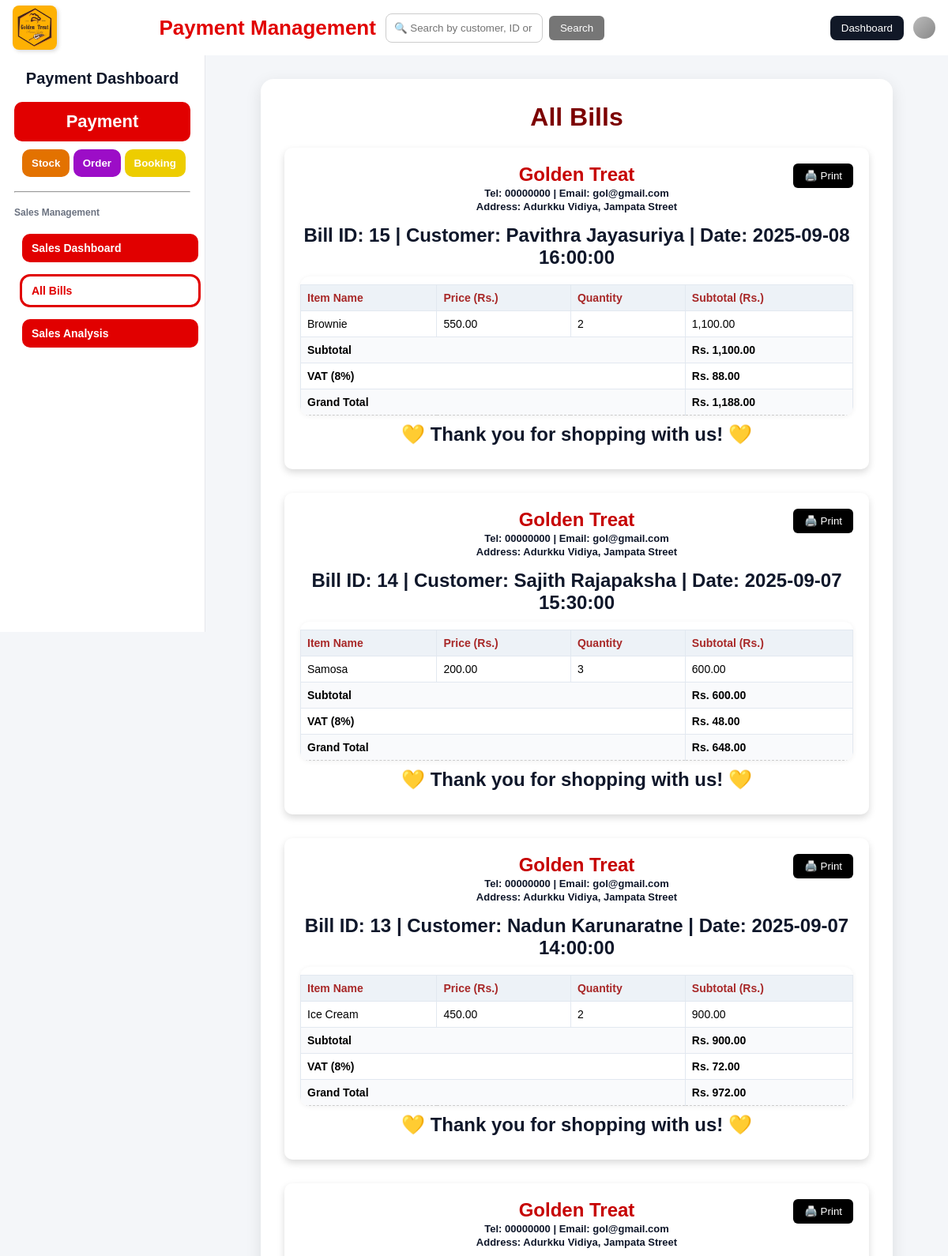
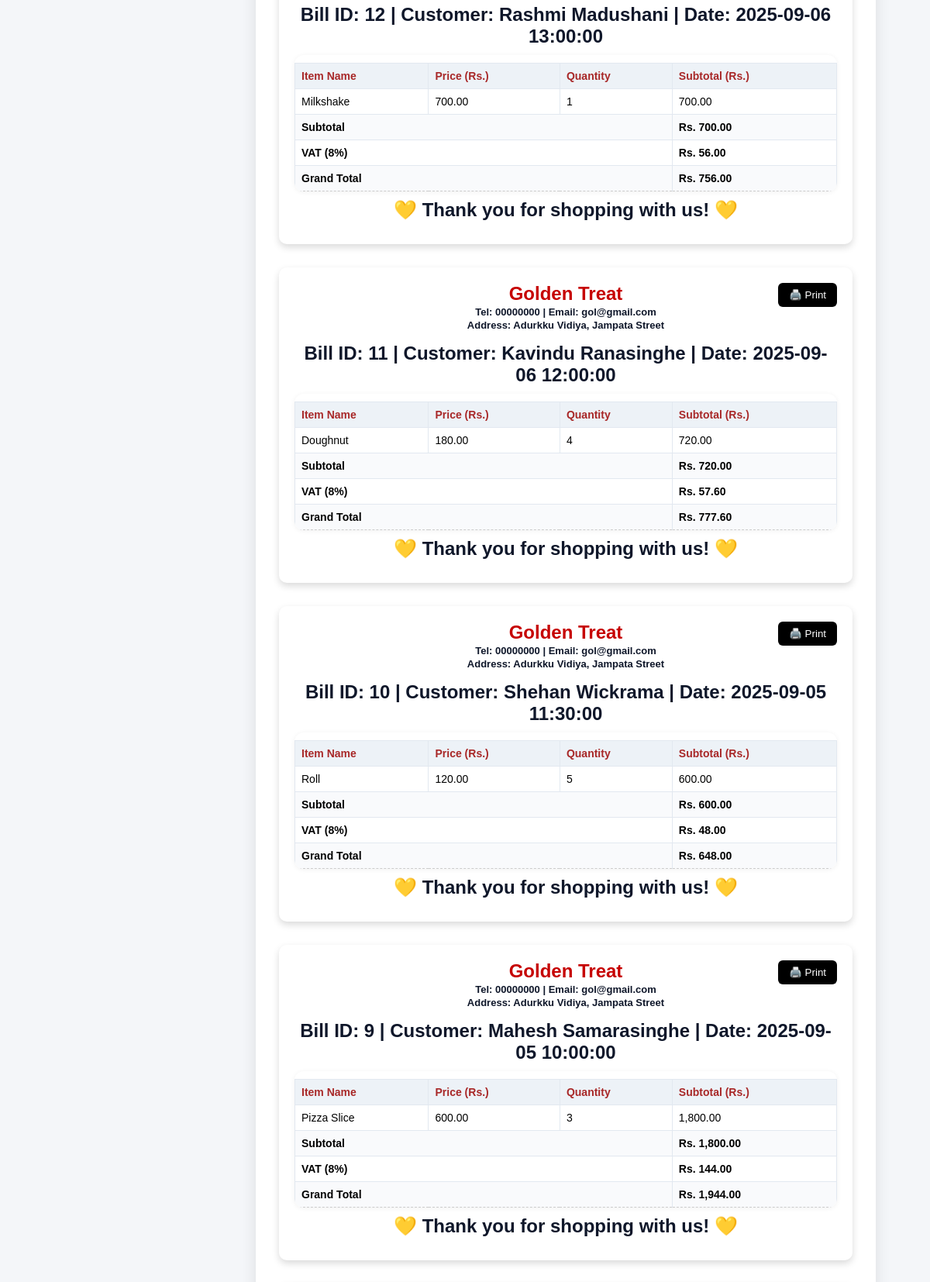
Page /payment/save_bill.php (upper part) on the committed database (2 pictures, top to bottom).
### tables this page shows
CREATE TABLE bills (
    id INT AUTO_INCREMENT PRIMARY KEY,
    customer_name VARCHAR(100) NOT NULL,
    created_at DATETIME NOT NULL
);

CREATE TABLE bill_items (
    id INT AUTO_INCREMENT PRIMARY KEY,
    bill_id INT NOT NULL,
    item_name VARCHAR(100) NOT NULL,
    price DECIMAL(10,2) NOT NULL,
    qty INT NOT NULL,
    FOREIGN KEY (bill_id) REFERENCES bills(id) ON DELETE CASCADE
);

### payment/save_bill.php (the view, shortened to what this page needs)
<?php
$host = "localhost";
$user = "root";
$pass = "";
$db   = "golden_treat";
$conn = new mysqli($host, $user, $pass, $db);
$search = "";
if (isset($_GET['search']) && $_GET['search'] != "") {
    $search = $conn->real_escape_string($_GET['search']);
    $sql = "SELECT * FROM bills
            WHERE customer_name LIKE '%$search%'
               OR id LIKE '%$search%'
            ORDER BY created_at DESC";
} else {
    $sql = "SELECT * FROM bills ORDER BY created_at DESC";
}
$billsResult = $conn->query($sql);
?>
<!DOCTYPE html>
<html lang="en">
<head>
<link rel="stylesheet" href="style1.css">
</head>
<body>
  <div class="header">
    <div class="header-left"><img src="logo.jpg" alt="Logo" /></div>
    <div class="header-middle">
      <div class="header-middle-title">Payment Management</div>
  <div class="search-bar">
  <form method="GET" action="save_bill.php" style="display:flex; align-items:center;">
    <input id="globalSearch" type="text" name="search"
           placeholder="🔍 Search by customer, ID or date..."
           value="<?= htmlspecialchars($search) ?>">
    <button type="submit"
            style="margin-left:8px; padding:8px 14px; border:none; border-radius:6px; background:#00000089; color:#fff; cursor:pointer;">
      Search
    </button>
  </form>
</div>
    </div>
    <div class="header-right">
      <button class="role-btn" onclick="window.location.href='index.html'">Dashboard</button>
      <div class="user-icon"></div>
    </div>
  </div>
  <div class="layout">
    <aside class="sidebar">
      <h1>Payment Dashboard</h1>
      <nav>
        <button class="salesbtn" onclick="window.location.href='index.php'">Payment</button>
        <div class="otherbtn">
          <button class="Sbtn" onclick="window.location.href='stoke.html'">Stock</button>
          <button class="Ubtn" onclick="window.location.href='order.html'">Order</button>
          <button class="Bbtn" onclick="window.location.href='booking.html'">Booking</button>
        </div>
        <hr />
        <p>Sales Management</p>
        <div class="salebtn">
          <button class="tab-btn " onclick="window.location.href='index.php'">Sales Dashboard</button>
          <button class="tab-btn active" onclick="window.location.href='save_bill.php'">All Bills</button>
          <button class="tab-btn " onclick="window.location.href='bill_edit.php'">Sales Analysis</button>
        </div>
      </nav>
    </aside>
<div class="container">
<h1>All Bills</h1>
<?php
if ($billsResult->num_rows > 0) {
    while ($bill = $billsResult->fetch_assoc()) {
        echo '<div class="card" id="bill-'.$bill['id'].'">';
        echo '<button class="print-btn" onclick="printBill('.$bill['id'].')">🖨️ Print</button>';
        echo '<div class="shop-info">
                <h2>Golden Treat</h2>
                <p>Tel: 00000000 | Email: gol@gmail.com</p>
                <p>Address: Adurkku Vidiya, Jampata Street</p>
              </div>';
        echo "<p><strong>Bill ID:</strong> {$bill['id']} | <strong>Customer:</strong> ".htmlspecialchars($bill['customer_name'])." | <strong>Date:</strong> {$bill['created_at']}</p>";
        $itemsResult = $conn->query("SELECT * FROM bill_items WHERE bill_id=".$bill['id']);
        echo '<div class="table-wrap"><table>
                <thead>
                    <tr>
                        <th>Item Name</th>
                        <th>Price (Rs.)</th>
                        <th>Quantity</th>
                        <th>Subtotal (Rs.)</th>
                    </tr>
                </thead><tbody>';
        $total = 0;
        if ($itemsResult->num_rows > 0) {
            while ($item = $itemsResult->fetch_assoc()) {
                $subtotal = $item['price'] * $item['qty'];
                echo "<tr>
                        <td>".htmlspecialchars($item['item_name'])."</td>
                        <td>".number_format($item['price'],2)."</td>
                        <td>{$item['qty']}</td>
                        <td>".number_format($subtotal,2)."</td>
                      </tr>";
                $total += $subtotal;
            }
        }
        $vat = $total * 0.08;
        $grandTotal = $total + $vat;
        echo "<tr class='total-row'><td colspan='3'>Subtotal</td><td>Rs. ".number_format($total,2)."</td></tr>";
        echo "<tr class='total-row'><td colspan='3'>VAT (8%)</td><td>Rs. ".number_format($vat,2)."</td></tr>";
        echo "<tr class='total-row'><td colspan='3'>Grand Total</td><td>Rs. ".number_format($grandTotal,2)."</td></tr>";
        echo '</tbody></table></div>';
        echo '<p style="text-align:center; margin-top:10px;">💛 Thank you for shopping with us! 💛</p>';
        echo '</div>';
    }
} else {
    echo "<p>No bills found.</p>";
}
?>
</div>
</body>
</html>

### payment/save_bill.php (style rules this page uses)
body { font-family: 'Righteous', sans-serif; }
.container { max-width: 800px; margin: 30px auto; }

### rows in the picture
bills: id "15", customer_name "Pavithra Jayasuriya", created_at "2025-09-08 16:00:00", total "1,100.00", vat "88.00", grandTotal "1,188.00"
bill_items: item_name "Brownie", price "550.00", qty "2", subtotal "1,100.00"
bills: id "14", customer_name "Sajith Rajapaksha", created_at "2025-09-07 15:30:00", total "600.00", vat "48.00", grandTotal "648.00"
bill_items: item_name "Samosa", price "200.00", qty "3", subtotal "600.00"
bills: id "13", customer_name "Nadun Karunaratne", created_at "2025-09-07 14:00:00", total "900.00", vat "72.00", grandTotal "972.00"
bill_items: item_name "Ice Cream", price "450.00", qty "2", subtotal "900.00"
bills: id "12", customer_name "Rashmi Madushani", created_at "2025-09-06 13:00:00", total "700.00", vat "56.00", grandTotal "756.00"
bill_items: item_name "Milkshake", price "700.00", qty "1"
bills: id "11", customer_name "Kavindu Ranasinghe", created_at "2025-09-06 12:00:00", total "720.00", vat "57.60", grandTotal "777.60"
bill_items: item_name "Doughnut", price "180.00", qty "4", subtotal "720.00"
bills: id "10", customer_name "Shehan Wickrama", created_at "2025-09-05 11:30:00", total "600.00", vat "48.00", grandTotal "648.00"
bill_items: item_name "Roll", price "120.00", qty "5", subtotal "600.00"
bills: id "9", customer_name "Mahesh Samarasinghe", created_at "2025-09-05 10:00:00", total "1,800.00", vat "144.00", grandTotal "1,944.00"
bill_items: item_name "Pizza Slice", price "600.00", qty "3", subtotal "1,800.00"
